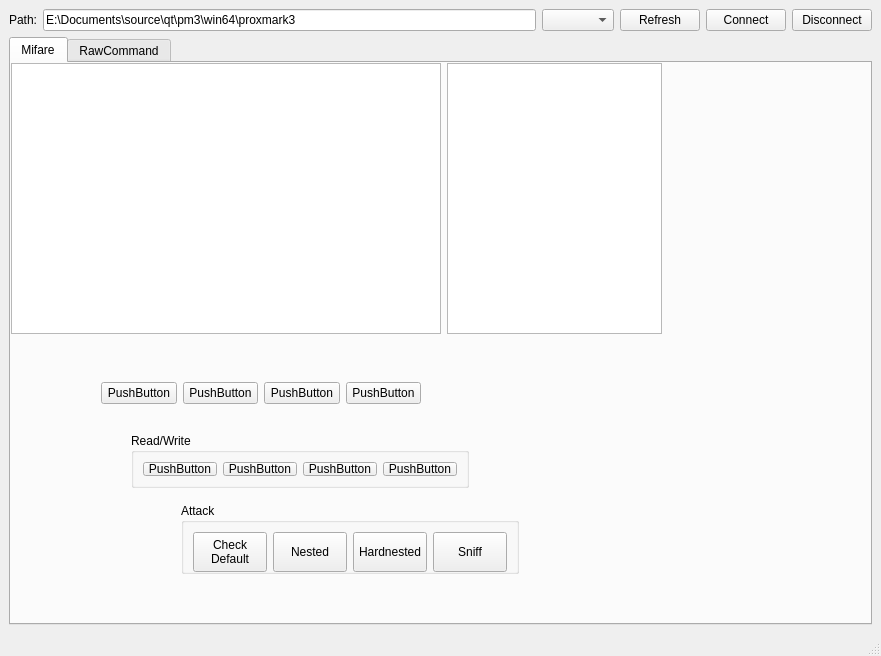
<?xml version="1.0" encoding="UTF-8"?>
<ui version="4.0">
 <class>MainWindow</class>
 <widget class="QMainWindow" name="MainWindow">
  <property name="geometry">
   <rect>
    <x>0</x>
    <y>0</y>
    <width>881</width>
    <height>656</height>
   </rect>
  </property>
  <property name="minimumSize">
   <size>
    <width>450</width>
    <height>300</height>
   </size>
  </property>
  <property name="windowTitle">
   <string>Proxmark3GUI</string>
  </property>
  <widget class="QWidget" name="centralwidget">
   <property name="sizePolicy">
    <sizepolicy hsizetype="Expanding" vsizetype="Expanding">
     <horstretch>0</horstretch>
     <verstretch>0</verstretch>
    </sizepolicy>
   </property>
   <layout class="QVBoxLayout" name="verticalLayout_2">
    <item>
     <layout class="QHBoxLayout" name="horizontalLayout">
      <property name="sizeConstraint">
       <enum>QLayout::SetMaximumSize</enum>
      </property>
      <item>
       <widget class="QLabel" name="label">
        <property name="text">
         <string>Path:</string>
        </property>
       </widget>
      </item>
      <item>
       <widget class="QLineEdit" name="PM3PathEdit">
        <property name="text">
         <string>E:\Documents\source\qt\pm3\win64\proxmark3</string>
        </property>
       </widget>
      </item>
      <item>
       <widget class="QComboBox" name="portBox"/>
      </item>
      <item>
       <widget class="QPushButton" name="portButton">
        <property name="text">
         <string>Refresh</string>
        </property>
       </widget>
      </item>
      <item>
       <widget class="QPushButton" name="connectButton">
        <property name="text">
         <string>Connect</string>
        </property>
       </widget>
      </item>
      <item>
       <widget class="QPushButton" name="disconnectButton">
        <property name="text">
         <string>Disconnect</string>
        </property>
       </widget>
      </item>
     </layout>
    </item>
    <item>
     <widget class="QTabWidget" name="funcTab">
      <property name="sizePolicy">
       <sizepolicy hsizetype="Expanding" vsizetype="Expanding">
        <horstretch>0</horstretch>
        <verstretch>0</verstretch>
       </sizepolicy>
      </property>
      <property name="currentIndex">
       <number>0</number>
      </property>
      <widget class="QWidget" name="mifareTab">
       <attribute name="title">
        <string>Mifare</string>
       </attribute>
       <widget class="QWidget" name="gridLayoutWidget">
        <property name="geometry">
         <rect>
          <x>90</x>
          <y>290</y>
          <width>320</width>
          <height>80</height>
         </rect>
        </property>
        <layout class="QGridLayout" name="gridLayout">
         <item row="0" column="0">
          <widget class="QPushButton" name="pushButton">
           <property name="text">
            <string>PushButton</string>
           </property>
          </widget>
         </item>
         <item row="0" column="1">
          <widget class="QPushButton" name="pushButton_4">
           <property name="text">
            <string>PushButton</string>
           </property>
          </widget>
         </item>
         <item row="0" column="2">
          <widget class="QPushButton" name="pushButton_6">
           <property name="text">
            <string>PushButton</string>
           </property>
          </widget>
         </item>
         <item row="0" column="3">
          <widget class="QPushButton" name="pushButton_8">
           <property name="text">
            <string>PushButton</string>
           </property>
          </widget>
         </item>
        </layout>
       </widget>
       <widget class="QGroupBox" name="groupBox">
        <property name="geometry">
         <rect>
          <x>120</x>
          <y>370</y>
          <width>338</width>
          <height>55</height>
         </rect>
        </property>
        <property name="title">
         <string>Read/Write</string>
        </property>
        <layout class="QHBoxLayout" name="horizontalLayout_4">
         <item>
          <widget class="QPushButton" name="pushButton_2">
           <property name="text">
            <string>PushButton</string>
           </property>
          </widget>
         </item>
         <item>
          <widget class="QPushButton" name="pushButton_3">
           <property name="text">
            <string>PushButton</string>
           </property>
          </widget>
         </item>
         <item>
          <widget class="QPushButton" name="pushButton_5">
           <property name="text">
            <string>PushButton</string>
           </property>
          </widget>
         </item>
         <item>
          <widget class="QPushButton" name="pushButton_7">
           <property name="text">
            <string>PushButton</string>
           </property>
          </widget>
         </item>
        </layout>
       </widget>
       <widget class="QGroupBox" name="groupBox_2">
        <property name="geometry">
         <rect>
          <x>170</x>
          <y>440</y>
          <width>338</width>
          <height>71</height>
         </rect>
        </property>
        <property name="title">
         <string>Attack</string>
        </property>
        <layout class="QHBoxLayout" name="horizontalLayout_5">
         <item>
          <widget class="QPushButton" name="MFChkButton">
           <property name="sizePolicy">
            <sizepolicy hsizetype="Minimum" vsizetype="Fixed">
             <horstretch>0</horstretch>
             <verstretch>0</verstretch>
            </sizepolicy>
           </property>
           <property name="minimumSize">
            <size>
             <width>0</width>
             <height>40</height>
            </size>
           </property>
           <property name="maximumSize">
            <size>
             <width>16777215</width>
             <height>40</height>
            </size>
           </property>
           <property name="text">
            <string>Check
Default</string>
           </property>
          </widget>
         </item>
         <item>
          <widget class="QPushButton" name="MFNestedButton">
           <property name="minimumSize">
            <size>
             <width>0</width>
             <height>40</height>
            </size>
           </property>
           <property name="maximumSize">
            <size>
             <width>16777215</width>
             <height>40</height>
            </size>
           </property>
           <property name="text">
            <string>Nested</string>
           </property>
          </widget>
         </item>
         <item>
          <widget class="QPushButton" name="MFHardnestedButton">
           <property name="minimumSize">
            <size>
             <width>0</width>
             <height>40</height>
            </size>
           </property>
           <property name="maximumSize">
            <size>
             <width>16777215</width>
             <height>40</height>
            </size>
           </property>
           <property name="text">
            <string>Hardnested</string>
           </property>
          </widget>
         </item>
         <item>
          <widget class="QPushButton" name="MFSniffButton">
           <property name="minimumSize">
            <size>
             <width>0</width>
             <height>40</height>
            </size>
           </property>
           <property name="maximumSize">
            <size>
             <width>16777215</width>
             <height>40</height>
            </size>
           </property>
           <property name="text">
            <string>Sniff</string>
           </property>
          </widget>
         </item>
        </layout>
       </widget>
       <widget class="QWidget" name="layoutWidget">
        <property name="geometry">
         <rect>
          <x>0</x>
          <y>0</y>
          <width>651</width>
          <height>271</height>
         </rect>
        </property>
        <layout class="QHBoxLayout" name="horizontalLayout_2">
         <item>
          <widget class="QTableWidget" name="MFDataWidget">
           <property name="sizePolicy">
            <sizepolicy hsizetype="Expanding" vsizetype="Expanding">
             <horstretch>2</horstretch>
             <verstretch>0</verstretch>
            </sizepolicy>
           </property>
           <attribute name="verticalHeaderMinimumSectionSize">
            <number>20</number>
           </attribute>
           <attribute name="verticalHeaderDefaultSectionSize">
            <number>20</number>
           </attribute>
          </widget>
         </item>
         <item>
          <widget class="QTableWidget" name="MFKeyWidget">
           <property name="sizePolicy">
            <sizepolicy hsizetype="Expanding" vsizetype="Expanding">
             <horstretch>1</horstretch>
             <verstretch>0</verstretch>
            </sizepolicy>
           </property>
           <attribute name="verticalHeaderMinimumSectionSize">
            <number>20</number>
           </attribute>
           <attribute name="verticalHeaderDefaultSectionSize">
            <number>20</number>
           </attribute>
          </widget>
         </item>
        </layout>
       </widget>
      </widget>
      <widget class="QWidget" name="rawTab">
       <attribute name="title">
        <string>RawCommand</string>
       </attribute>
       <layout class="QVBoxLayout" name="verticalLayout_4">
        <item>
         <layout class="QHBoxLayout" name="horizontalLayout_6">
          <item>
           <widget class="QPlainTextEdit" name="outputEdit">
            <property name="sizePolicy">
             <sizepolicy hsizetype="Expanding" vsizetype="Expanding">
              <horstretch>2</horstretch>
              <verstretch>0</verstretch>
             </sizepolicy>
            </property>
            <property name="verticalScrollBarPolicy">
             <enum>Qt::ScrollBarAlwaysOn</enum>
            </property>
            <property name="sizeAdjustPolicy">
             <enum>QAbstractScrollArea::AdjustIgnored</enum>
            </property>
            <property name="readOnly">
             <bool>true</bool>
            </property>
           </widget>
          </item>
          <item>
           <layout class="QVBoxLayout" name="verticalLayout_3">
            <item>
             <widget class="QLabel" name="CMDTreeLabel">
              <property name="text">
               <string>Command List:</string>
              </property>
             </widget>
            </item>
            <item>
             <widget class="QTreeWidget" name="CMDTreeWidget">
              <property name="minimumSize">
               <size>
                <width>1</width>
                <height>0</height>
               </size>
              </property>
              <property name="columnCount">
               <number>1</number>
              </property>
              <column>
               <property name="text">
                <string>1</string>
               </property>
              </column>
             </widget>
            </item>
            <item>
             <widget class="QLabel" name="CMDHistoryLabel">
              <property name="text">
               <string>History:</string>
              </property>
             </widget>
            </item>
            <item>
             <widget class="QListWidget" name="CMDHistoryWidget">
              <property name="sizePolicy">
               <sizepolicy hsizetype="Expanding" vsizetype="Expanding">
                <horstretch>1</horstretch>
                <verstretch>0</verstretch>
               </sizepolicy>
              </property>
             </widget>
            </item>
            <item>
             <widget class="QPushButton" name="clearHistoryButton">
              <property name="sizePolicy">
               <sizepolicy hsizetype="Fixed" vsizetype="Fixed">
                <horstretch>0</horstretch>
                <verstretch>0</verstretch>
               </sizepolicy>
              </property>
              <property name="layoutDirection">
               <enum>Qt::LeftToRight</enum>
              </property>
              <property name="text">
               <string>ClearHistory</string>
              </property>
             </widget>
            </item>
            <item>
             <widget class="QCheckBox" name="moreFuncCheckBox">
              <property name="layoutDirection">
               <enum>Qt::RightToLeft</enum>
              </property>
              <property name="text">
               <string/>
              </property>
             </widget>
            </item>
           </layout>
          </item>
         </layout>
        </item>
        <item>
         <layout class="QHBoxLayout" name="horizontalLayout_3">
          <property name="sizeConstraint">
           <enum>QLayout::SetMaximumSize</enum>
          </property>
          <item>
           <widget class="QLineEdit" name="commandEdit"/>
          </item>
          <item>
           <widget class="QPushButton" name="sendButton">
            <property name="text">
             <string>Send</string>
            </property>
           </widget>
          </item>
          <item>
           <widget class="QPushButton" name="clearButton">
            <property name="text">
             <string>ClearOutput</string>
            </property>
           </widget>
          </item>
         </layout>
        </item>
       </layout>
      </widget>
     </widget>
    </item>
   </layout>
  </widget>
  <widget class="QMenuBar" name="menubar">
   <property name="geometry">
    <rect>
     <x>0</x>
     <y>0</y>
     <width>881</width>
     <height>22</height>
    </rect>
   </property>
  </widget>
  <widget class="QStatusBar" name="statusbar"/>
 </widget>
 <resources/>
 <connections/>
</ui>
